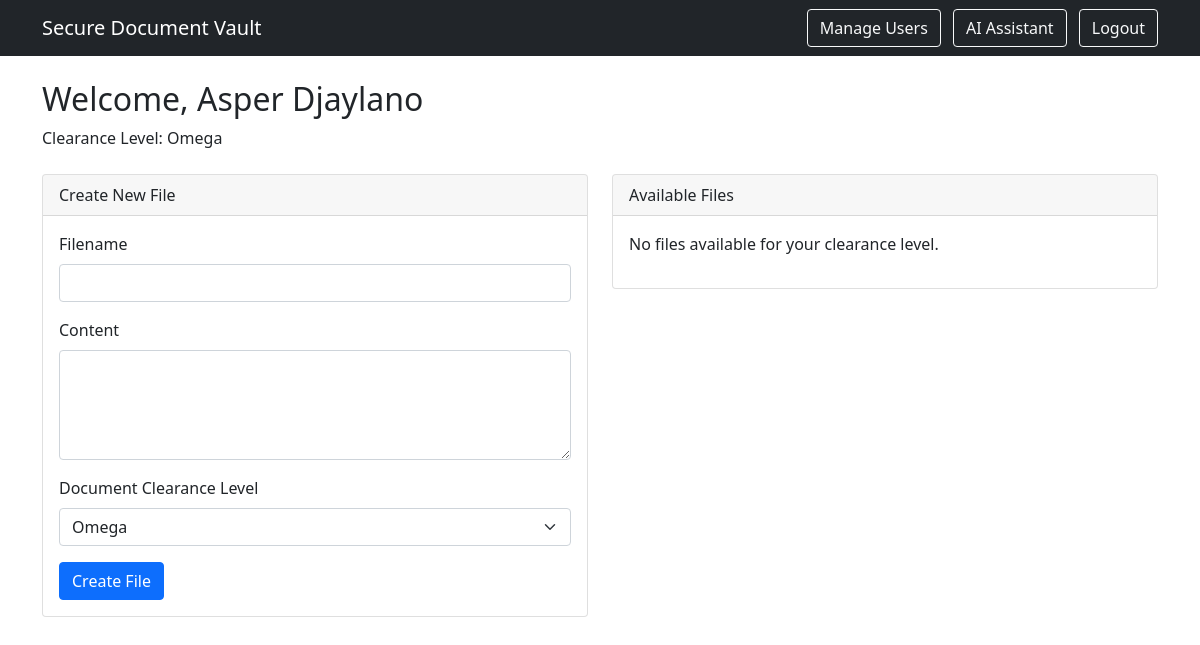
The app's page /dashboard (signed in), older data.
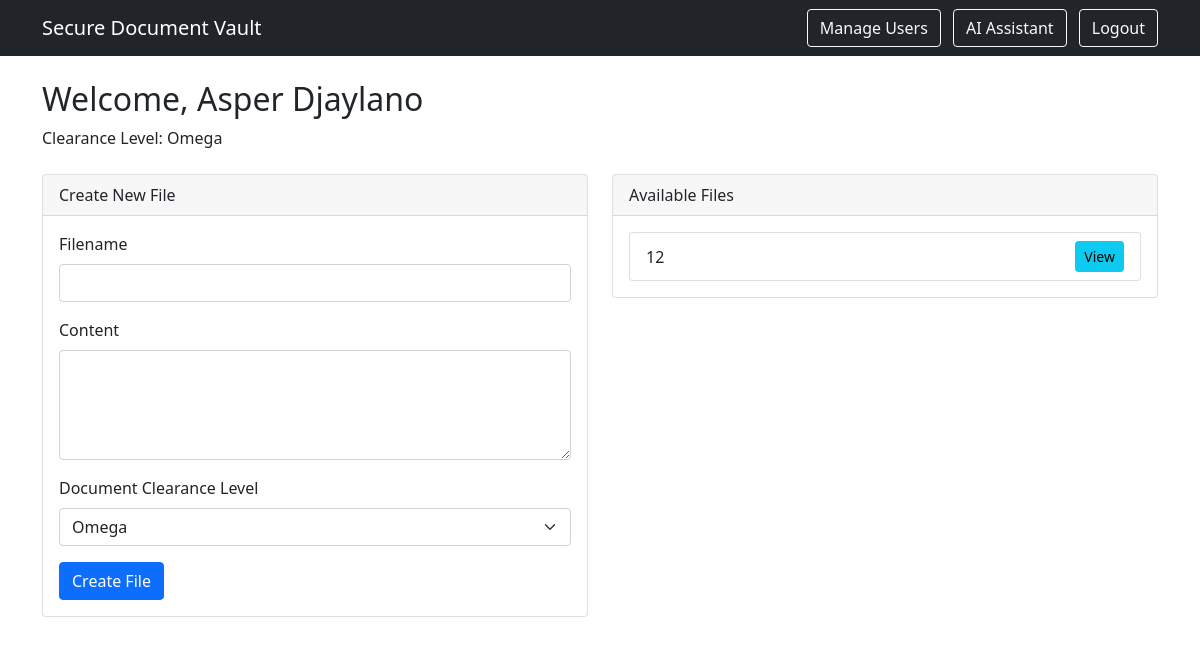
The same page, newer data.
### tables this page shows
CREATE TABLE files (
            id INTEGER PRIMARY KEY AUTOINCREMENT,
            filename TEXT,
            encrypted_data BLOB,
            clearance_level TEXT
        );

### main.py (the view)
@app.route('/dashboard')
def dashboard():
    if 'name' not in session:
        return redirect(url_for('login'))
    conn = get_db()
    cursor = conn.cursor()
    cursor.execute("SELECT filename, clearance_level FROM files")
    all_files = cursor.fetchall()
    conn.close()
    files = [file for file in all_files
             if ACCESS_LEVELS[session['clearance']] >= ACCESS_LEVELS[file['clearance_level']]]
    return render_template('dashboard.html', files=files, ACCESS_LEVELS=ACCESS_LEVELS)

### main.py (called while the page is built)
def get_db():
    conn = sqlite3.connect("secure_files.db")
    conn.row_factory = sqlite3.Row
    return conn

### templates/dashboard.html (shortened to what this page needs)
{% extends "base.html" %}
{% block content %}
<h2>Welcome, {{ session.name }}</h2>
<p>Clearance Level: {{ session.clearance }}</p>
<div class="row mt-4">
    <div class="col-md-6">
        <div class="card">
            <div class="card-header">Create New File</div>
            <div class="card-body">
                <form method="POST" action="{{ url_for('create_file') }}">
                    <div class="mb-3">
                        <label class="form-label">Filename</label>
                        <input type="text" class="form-control" name="filename" required>
                    </div>
                    <div class="mb-3">
                        <label class="form-label">Content</label>
                        <textarea class="form-control" name="content" rows="4" required></textarea>
                    </div>
                    <div class="mb-3">
                        <label class="form-label">Document Clearance Level</label>
                        <select class="form-select" name="doc_clearance" required>
                            {% for level in ACCESS_LEVELS %}
                                {% if ACCESS_LEVELS[level] <= ACCESS_LEVELS[session.clearance] %}
                                    <option value="{{ level }}">{{ level }}</option>
                                {% endif %}
                            {% endfor %}
                        </select>
                    </div>
                    <button type="submit" class="btn btn-primary">Create File</button>
                </form>
            </div>
        </div>
    </div>
    <div class="col-md-6">
        <div class="card">
            <div class="card-header">Available Files</div>
            <div class="card-body">
                {% if files %}
                    <ul class="list-group">
                    {% for file in files %}
                        <li class="list-group-item d-flex justify-content-between align-items-center">
                            {{ file.filename }}
                            <form method="POST" action="{{ url_for('retrieve_file') }}" style="display: inline;">
                                <button type="submit" class="btn btn-sm btn-info">View</button>
                            </form>
                        </li>
                    {% endfor %}
                    </ul>
                {% else %}
                    <p>No files available for your clearance level.</p>
                {% endif %}
            </div>
        </div>
    </div>
</div>
{% endblock %}

Row changes from the older to the newer data that the page shows:
added files: filename "12"
Text that changed along with them:
text no longer shown: "No files available for your clearance level."
